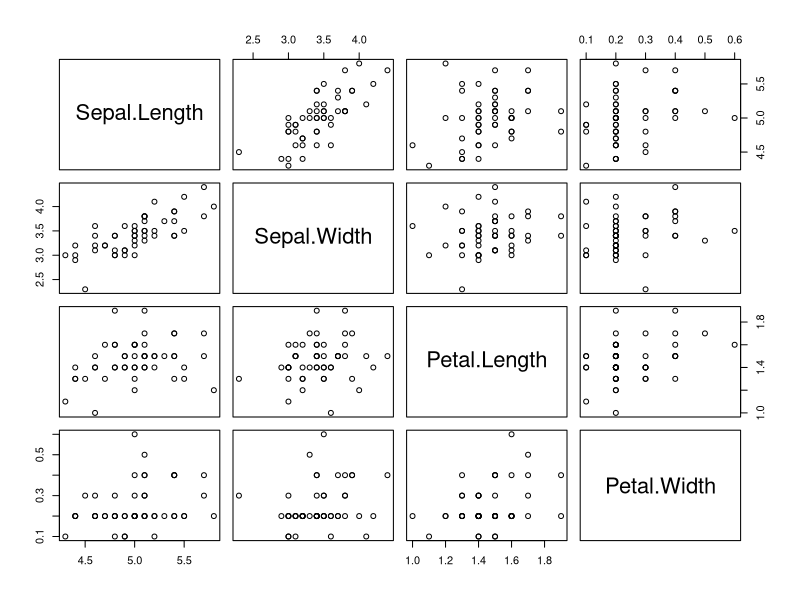

The R source for this figure:

#多元线性相关分析

#研究多个变量之间的关系
#例子：iris数据集，研究花瓣和花萼的长度、宽度之间的联系

x=iris[which(iris$Species=="setosa"),1:4]

plot(x)

#计算相关系数矩阵，cor()函数
cor(x)


#Swiss数据集（瑞士1888年各个州的生产力状况）
swiss

# Fertility 因变量
#.表示除了因变量之外的所有变量都放在右边
s=lm(Fertility ~ ., data=swiss)
print(s)

#模型汇总信息
summary(s)



test6.2 <- data.frame(
x1=c(0.4,0.4,3.1,0.6,4.7,1.7,9.4,10.1,11.6,12.6,10.9,23.1,23.1,21.6,23.1,1.9,26.8,29.9),
x2=c(52,23,19,34,24,65,44,31,29,58,37,46,50,44,56,36,58,51),
x3=c(158,163,37,157,59,123,46,117,173,112,111,114,134,73,168,143,202,124),
y=c(64,60,71,61,54,77,81,93,93,51,76,96,77,93,95,54,168,99))

lm.sol <- lm(y~1+x1+x2+x3, data=test6.2)
summary(lm.sol)
lm.new=lm(y~x1+x2+x3+I(x1^2)+I(x1*x2)+I(x1*x3)+I(x2^2)+I(x2*x3)+I(x3^2)+I(x1*x2*x3),data=test6.2)
summary(lm.new)
lm.temp=lm(y~x1+x2+I(x1^2)+I(x1*x2)+I(x1*x3)+I(x2*x3)+I(x3^2)+I(x1*x2*x3)+0,data=test6.2)
summary(lm.temp)


##########################
# 多元线性回归的核心价值问题：应该选择那些变量？

